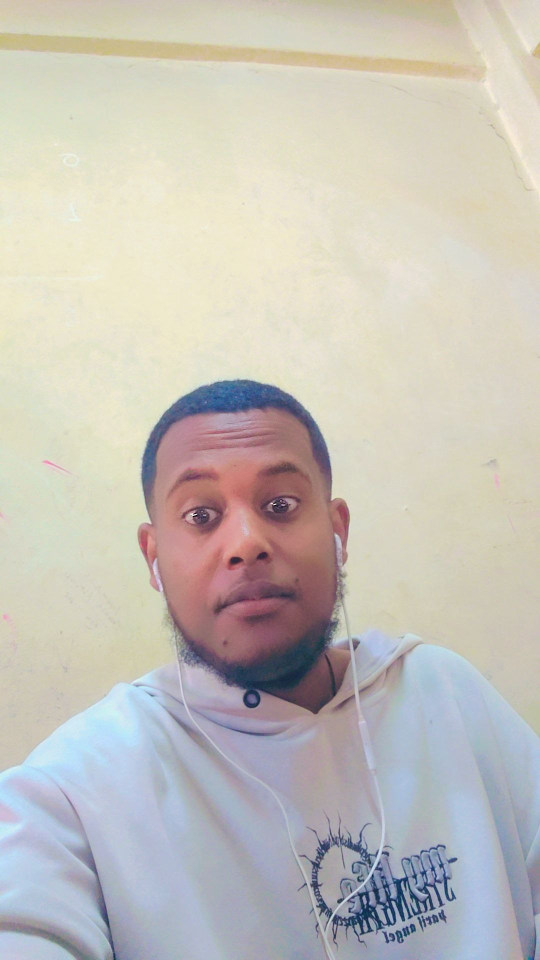
#> input picture Day92/PythonProject2/hafi.jpg, 1080 x 1920 px (shown at 1/2 size)
$ python main.py
#> lines starting #> are read from the running program, lines starting #| are printed output that depends on the picture
from PIL import Image
import numpy as np
from sklearn.cluster import KMeans
import matplotlib.pyplot as plt


def load_image(image_path):
    return Image.open(image_path)


def resize_image(image, size=(100, 100)):
    return image.resize(size)


def get_dominant_colors(image, num_colors=5):
    image_array = np.array(image)
    pixels = image_array.reshape(-1, 3)
    kmeans = KMeans(n_clusters=num_colors)
    kmeans.fit(pixels)
    colors = kmeans.cluster_centers_.astype(int)
    return colors


def display_palette(colors):
    plt.figure(figsize=(len(colors), 1))
    for i, color in enumerate(colors):
        plt.fill_between([i, i + 1], 0, 1, color=color / 255)
    plt.xticks([])
    plt.yticks([])
    plt.show()


def main(image_path, num_colors=5):
    image = load_image(image_path)
#> in load_image, returned value is the input picture: PIL image 1080x1920 RGB; mean R, G, B 197.6, 193.4, 186.1
    image = resize_image(image)
#> in resize_image, `return image.resize(size)`:
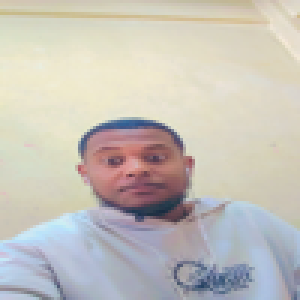
#> returned value: PIL image 100x100 RGB (shown 3 times larger); mean R, G, B 197.6, 193.4, 186.1
    colors = get_dominant_colors(image, num_colors)
#> colors = [[221, 217, 196], [168, 166, 174], [160, 122, 126], [93, 82, 102], [180, 195, 215]]
    print("Dominant Colors (RGB):", colors)
#| Dominant Colors (RGB): [[221 217 196]
#|  [168 166 174]
#|  [160 122 126]
#|  [ 93  82 102]
#|  [180 195 215]]
    display_palette(colors)
#> the loop in display_palette, `for i, color in enumerate(colors):` made 5 passes
#> in display_palette, `plt.show()`:
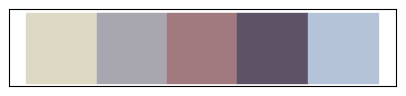
#> figure drawn by matplotlib, 1 panel


if __name__ == "__main__":
    image_path = "hafi.jpg"
    num_colors = 5
    main(image_path, num_colors)
